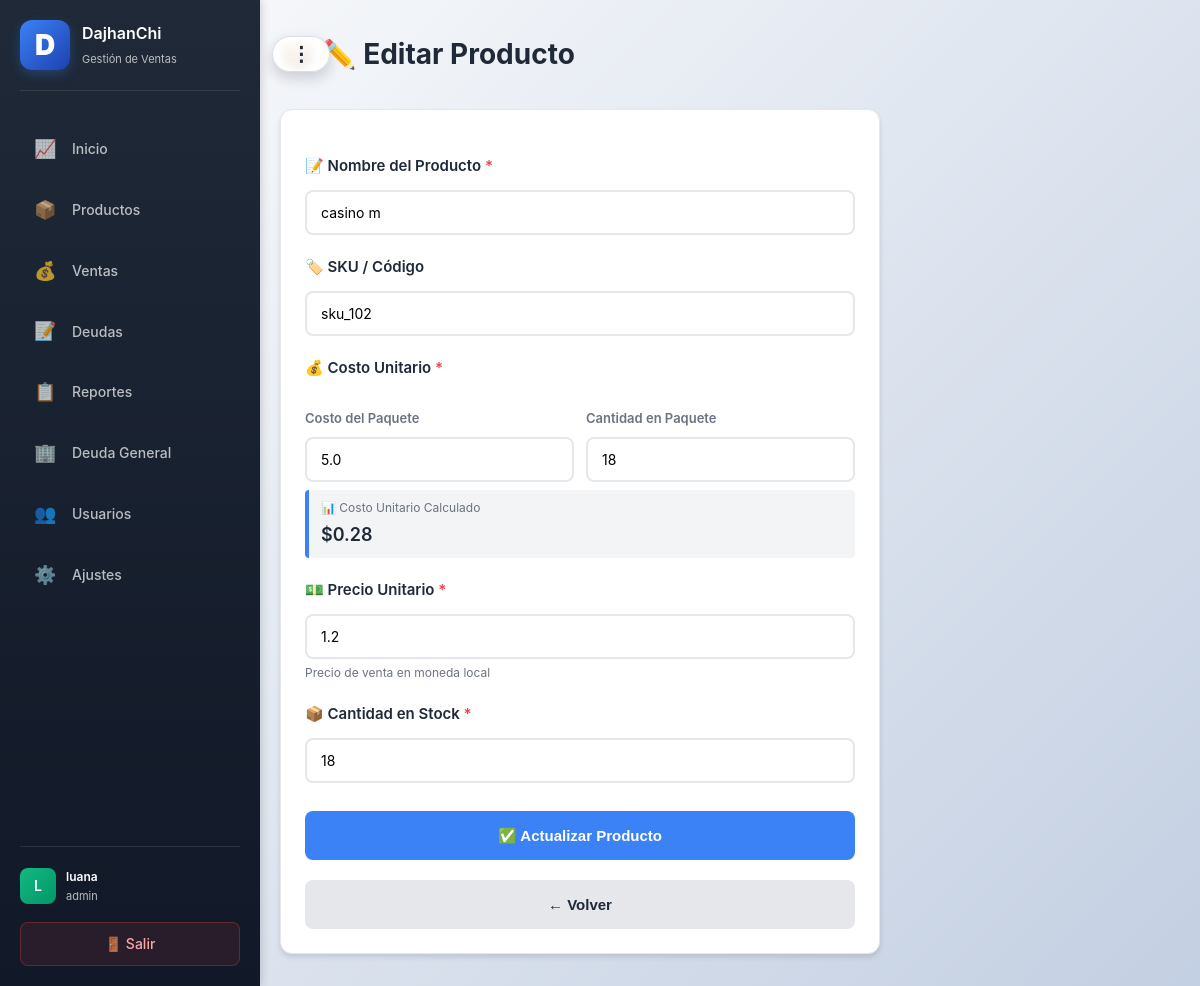
The app's page /products/14/edit (signed in), older data.
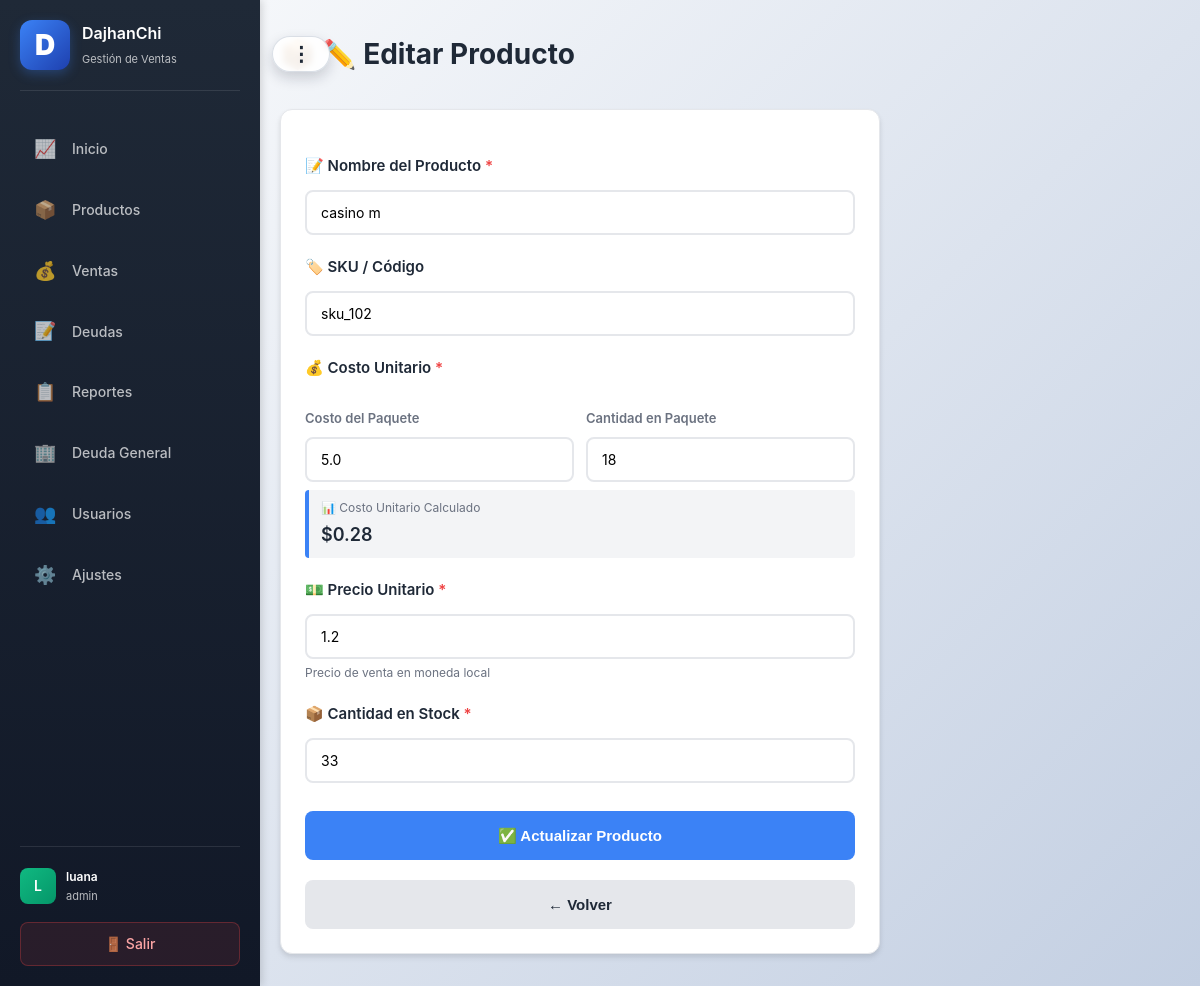
The same page, newer data.
### app.py (models this page shows)
class Product(db.Model):
    id = db.Column(db.Integer, primary_key=True)
    user_id = db.Column(db.Integer, db.ForeignKey("user.id"), nullable=False, index=True)
    name = db.Column(db.String(160), nullable=False, index=True)
    sku = db.Column(db.String(64), nullable=True, index=True)
    package_cost_cents = db.Column(db.Integer, nullable=False, default=0)
    package_quantity = db.Column(db.Integer, nullable=False, default=1)
    cost_cents = db.Column(db.Integer, nullable=False, default=0)
    price_cents = db.Column(db.Integer, nullable=False, default=0)
    stock = db.Column(db.Integer, nullable=False, default=0, index=True)
    minimum_stock = db.Column(db.Integer, nullable=False, default=5)
    user = db.relationship("User", backref=db.backref("products", lazy=True))

### app.py (the view, shortened to what this page needs)
@app.route("/products/<int:product_id>/edit", methods=["GET", "POST"])
@login_required
@require_permission("products")
def product_edit(product_id):
    user_id = session.get("user_id")
    product = Product.query.filter_by(id=product_id, user_id=user_id).first_or_404()
    return render_template("product_form.html", product=product)

### app.py (called while the page is built, shortened)
@app.before_request
def init_db_once():
    global _db_initialized
    if _db_initialized:
        return

def get_user_settings(user_id):
    settings = Settings.query.filter_by(user_id=user_id).first()
    if not settings:
        settings = Settings(user_id=user_id, stock_yellow_threshold=10)
        db.session.add(settings)
        db.session.commit()
    return settings

def login_required(view):
    @wraps(view)
    def wrapped(*args, **kwargs):
        if not session.get("user_id"):
            return redirect(url_for("login"))
        return view(*args, **kwargs)
    return wrapped

    def get_role_permissions(self, role):
        if role == "admin":
            perms = self.admin_permissions
        elif role == "gerente":
            perms = self.gerente_permissions
        else:  # vendedor
            perms = self.vendedor_permissions
        try:
            return json.loads(perms) if isinstance(perms, str) else perms
        except:
            return {"dashboard": False, "products": False, "sales": False, "debts": False, "reports": False, "users": False, "settings": False}

### templates/product_form.html (shortened to what this page needs)
{% extends "base.html" %}
{% block content %}
<div class="page-head">
    <h1>📦 {{ "✏️ Editar Producto" if product else "➕ Nuevo Producto" }}</h1>
</div>
<div style="max-width: 600px;">
    <form method="post" action="{{ url_for('product_edit', product_id=product.id) if product else url_for('product_new') }}" class="card">
        <label for="name">📝 Nombre del Producto <span style="color: #ef4444;">*</span></label>
        <input id="name" name="name" type="text" placeholder="Ej: Laptop HP 15 Pulgadas" required value="{{ product.name if product else '' }}">
        <label for="sku">🏷️ SKU / Código</label>
        <input id="sku" name="sku" type="text" placeholder="Ej: SKU-001" value="{{ product.sku if product else '' }}">
        <label>💰 Costo Unitario <span style="color: #ef4444;">*</span></label>
        <div style="display: grid; grid-template-columns: 1fr 1fr; gap: 12px; align-items: end;">
            <div>
                <label for="package_cost" style="font-size: 13px; color: #6b7280; display: block; margin-bottom: 4px;">Costo del Paquete</label>
                <input id="package_cost" name="package_cost" type="number" step="0.01" placeholder="0.00" required value="{{ (product.package_cost_cents / 100) if product else '' }}" style="width: 100%;" onchange="calcularCostoUnitario()">
            </div>
            <div>
                <label for="package_qty" style="font-size: 13px; color: #6b7280; display: block; margin-bottom: 4px;">Cantidad en Paquete</label>
                <input id="package_qty" name="package_qty" type="number" min="1" placeholder="1" required value="{{ product.package_quantity if product else 1 }}" style="width: 100%;" onchange="calcularCostoUnitario()">
            </div>
        </div>
        <div style="background: #f3f4f6; border-left: 4px solid #3b82f6; padding: 8px 12px; margin: 8px 0; border-radius: 4px;">
            <p style="font-size: 12px; color: #6b7280; margin: 0 0 4px 0;">📊 Costo Unitario Calculado</p>
            <p style="font-size: 18px; font-weight: 600; color: #1f2937; margin: 0;">$<span id="cost_display">0.00</span></p>
        </div>
        <label for="price">💵 Precio Unitario <span style="color: #ef4444;">*</span></label>
        <input id="price" name="price" type="number" step="0.01" placeholder="0.00" required value="{{ (product.price_cents / 100) if product else '' }}">
        <p style="font-size: 12px; color: #6b7280; margin: 4px 0 0 0;">Precio de venta en moneda local</p>
        <label for="stock">📦 Cantidad en Stock <span style="color: #ef4444;">*</span></label>
        <input id="stock" name="stock" type="number" min="0" placeholder="0" required value="{{ product.stock if product else 0 }}">
        <div class="actions">
            <button type="submit" style="width: 100%;">✅ {{ "Actualizar Producto" if product else "Crear Producto" }}</button>
        </div>
        {% if is_ajax %}
        <button type="button" class="button secondary" style="width: 100%; text-align: center;" data-href="{{ url_for('products') }}" onclick="if (typeof closeProductModal === 'function') { closeProductModal(); } else { window.location.href=this.getAttribute('data-href'); }">← Volver</button>
        {% else %}
        <button type="button" class="button secondary" style="width: 100%; text-align: center;" data-href="{{ url_for('products') }}" onclick="window.location.href=this.getAttribute('data-href')">← Volver</button>
        {% endif %}
    </form>
</div>
{% endblock %}

Row changes from the older to the newer data that the page shows:
changed Product "casino m": stock "18" → "33"
